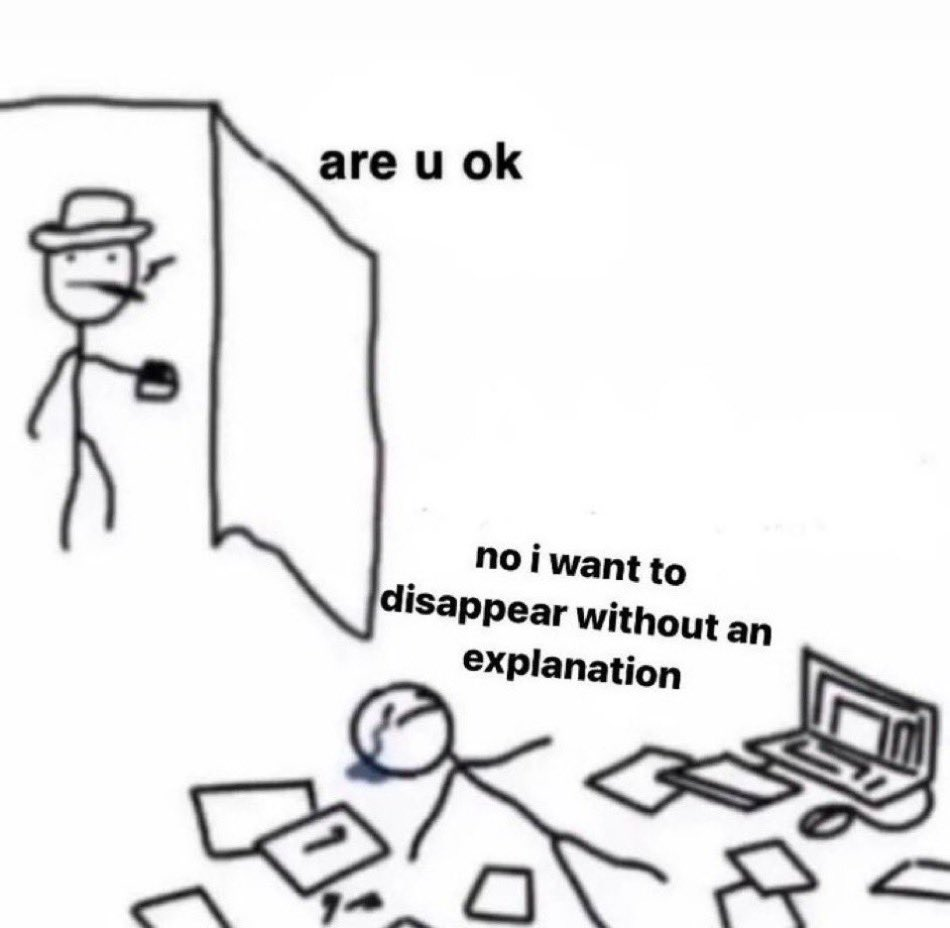
#> input picture projeto-1/dataset_samples/GBgzAJOa8AAQvbL.jpg, 950 x 928 px
$ python -i resize_for_training.py   (imports and definitions only)
#> lines starting #> are read from the running program, lines starting #| are printed output that depends on the picture
"""
Resize all training images to 256x256 JPEG for cloud storage.
Network input is 224x224 — 256px gives margin for RandomResizedCrop.

Usage (run from projeto-2/):
  python resize_for_training.py --media-root D:/media --out-dir media_256
  python resize_for_training.py --media-root /mnt/media  --out-dir media_256

Output:
  media_256/<original_relative_path>.jpg   (all converted to JPEG)
  all_paths_256.txt                         (updated paths pointing to media_256/)
"""
import argparse
import os
import time
from pathlib import Path
from concurrent.futures import ThreadPoolExecutor, as_completed

from PIL import Image, UnidentifiedImageError

TARGET_SIZE = 256   # resize shorter side to 256, then centercrop to 256x256
JPEG_QUALITY = 90
WORKERS = 8


def resize_image(src_path: str, dst_path: str) -> bool:
#> called with dst_path = 'out.png'
    try:
        with Image.open(src_path) as img:
#> img is the input picture: PIL image 950x928 RGB; mean R, G, B 233.6, 233.5, 234
            img = img.convert("RGB")
            # Resize shortest side to TARGET_SIZE
            w, h = img.size
#> w = 950; h = 928
            if w < h:
                new_w, new_h = TARGET_SIZE, int(h * TARGET_SIZE / w)
            else:
                new_w, new_h = int(w * TARGET_SIZE / h), TARGET_SIZE
#> new_w = 262; new_h = 256
            img = img.resize((new_w, new_h), Image.LANCZOS)
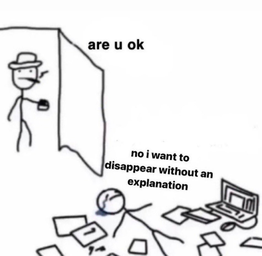
#> img: PIL image 262x256 RGB; mean R, G, B 233.6, 233.6, 234
            # Center crop to TARGET_SIZE x TARGET_SIZE
            left = (new_w - TARGET_SIZE) // 2
#> left = 3
            top  = (new_h - TARGET_SIZE) // 2
#> top = 0
            img = img.crop((left, top, left + TARGET_SIZE, top + TARGET_SIZE))
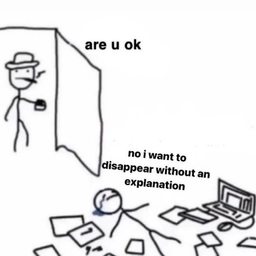
#> img: PIL image 256x256 RGB; mean R, G, B 233.2, 233.2, 233.6
            Path(dst_path).parent.mkdir(parents=True, exist_ok=True)
            img.save(dst_path, "JPEG", quality=JPEG_QUALITY, optimize=True)
        return True
    except (UnidentifiedImageError, OSError, Exception):
        return False


# [54 lines left out: function main, not called in this run]


# [2 lines not run here, left out]

>>> result = resize_image('../projeto-1/dataset_samples/GBgzAJOa8AAQvbL.jpg', 'out.png')
